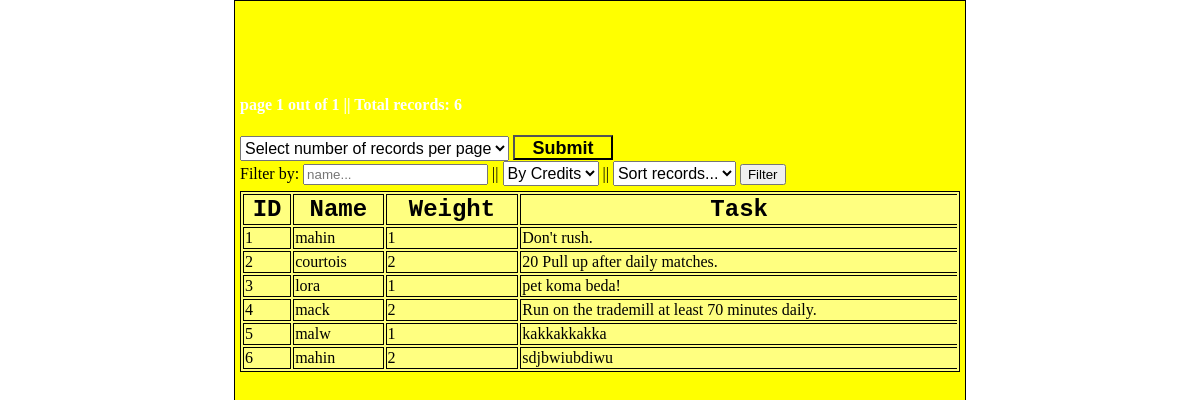
/root/Player/PlayerCoachTasks.php, run on the app's committed database.
### tables this page shows
CREATE TABLE `coachtask` (
  `id` int(10) NOT NULL,
  `name` varchar(20) NOT NULL,
  `weight` int(10) NOT NULL,
  `task` text NOT NULL
);

### root/Player/filter_helper.php (called while the page is built, shortened)
<?php
function prepareFilterQueries($filterParameters, $i, $j){
  $sql_extension = "";
  if(isset($_SESSION['all_filters'])){
    $sql = "select id, name, weight, task from coachtask
    where name like '%" .$filterParameters['c_name_filter']. "%'
    and weight = '".$filterParameters['credit_filter']."'
    order by name$sql_extension LIMIT $i, $j;";
  }elseif(isset($_SESSION['c_name_filter'])){
    $sql = "select id, name, weight, task from coachtask
    where name like '%" .$filterParameters['c_name_filter']. "%' LIMIT $i, $j;";
  }elseif(isset($_SESSION['credit_filter'])){
    $sql = "select id, name, weight, task from coachtask
    where weight = '".$filterParameters['credit_filter']."' LIMIT $i, $j;";
  }elseif(isset($_SESSION['sort_filter'])){
    $sql = "select id, name, weight, task from coachtask
    order by name$sql_extension LIMIT $i, $j;";
  }elseif(isset($_SESSION['credit_filter_sort_filter'])){
    $sql = "select id, name, weight, task from coachtask
    where weight = '".$filterParameters['credit_filter']."'
    order by name$sql_extension LIMIT $i, $j;";
  }elseif(isset($_SESSION['c_name_filter_sort_filter'])){
    $sql = "select id, name, weight, task from coachtask
    where name like '%" .$filterParameters['c_name_filter']. "%'
    order by name$sql_extension LIMIT $i, $j;";
  }elseif(isset($_SESSION['c_name_filter_credit_filter'])){
    $sql = "select id, name, weight, task from coachtask
    where name like '%" .$filterParameters['c_name_filter']. "%'
    and weight = '".$filterParameters['credit_filter']."' LIMIT $i, $j;";
  }else{
    $sql = "select id, name, weight, task from coachtask LIMIT $i, $j;";
  }
  return $sql;
}
function prepareCountFilterQueries($filterParameters){
  $sql_extension = "";
  if(isset($_SESSION['all_filters'])){
    $sqlTotalRows = "select count(*) as total_rows from coachtask
    where name like '%" .$filterParameters['c_name_filter']. "%'
    and weight = '".$filterParameters['credit_filter']."'
    order by name$sql_extension;";
  }elseif(isset($_SESSION['c_name_filter'])){
    $sqlTotalRows = "select count(*) as total_rows from coachtask
    where name like '%" .$filterParameters['c_name_filter']. "%';";
  }elseif(isset($_SESSION['credit_filter'])){
    $sqlTotalRows = "select count(*) as total_rows from coachtask
    where weight = '".$filterParameters['credit_filter']."';";
  }elseif(isset($_SESSION['sort_filter'])){
    $sqlTotalRows = "select count(*) as total_rows from coachtask order by name$sql_extension;";
  }elseif(isset($_SESSION['credit_filter_sort_filter'])){
    $sqlTotalRows = "select count(*) as total_rows from coachtask
    where wheight = '".$filterParameters['credit_filter']."'
    order by name$sql_extension;";
  }elseif(isset($_SESSION['c_name_filter_sort_filter'])){
    $sqlTotalRows = "select count(*) as total_rows from coachtask
    where name like '%" .$filterParameters['c_name_filter']. "%'
    order by name$sql_extension;";
  }elseif(isset($_SESSION['c_name_filter_credit_filter'])){
    $sqlTotalRows = "select count(*) as total_rows from coachtask
    where name like '%" .$filterParameters['c_name_filter']. "%'
    and weight = '".$filterParameters['credit_filter']."';";
  }else{
    $sqlTotalRows = "select count(*) as total_rows from coachtask;";
  }
  return $sqlTotalRows;
}
?>

### root/Player/PlayerCoachTasks.php (the view, shortened to what this page needs)
<?php
require "includes/db_connect.inc.php";
include "filter_helper.php";
$i = 0;
$j = 10;
if($_SERVER["REQUEST_METHOD"]=="GET"){
  $sql = prepareFilterQueries($_GET, $i, $j);
  $sqlTotalRows = prepareCountFilterQueries($_GET);
}else{
  session_unset();
  session_destroy();
  $sql = "select id, name, weight, task from coachtask LIMIT $i, $j;";
  $sqlTotalRows = "select count(*) as total_rows from coachtask;";
}
$result = mysqli_query($conn, $sql);
$rowCount = mysqli_fetch_assoc(mysqli_query($conn, $sqlTotalRows));
$pgNmbr = ceil($rowCount['total_rows']/$j);
?>
<html lang="en" dir="ltr">
  <head>
    <link rel="stylesheet" type="text/css" href="css/style_11.css">
  </head>
  <body>
    <div class="main_content">
      <div class="course_info">
        <h1>Coach Task</h1>
        <h4> page <?php echo (($i/$j)+1); ?> out of <?php echo $pgNmbr; ?> || Total records: <?php echo $rowCount['total_rows']; ?></h4>
        <form action="<?php echo $_SERVER['PHP_SELF']; ?>" method="GET">
          <div class="per_page_control">
            <select name="records_per_page">
              <option value="" disabled selected>Select number of records per page</option>
            </select>
            <button type="submit" name="perpg_btn" value="submit"> Submit </button>
          </div>
          <div class="filtering_parameters">
            <label>Filter by:</label>
            <input type="text" name="c_name_filter" placeholder="name..." value="<?php if(isset($_GET['c_name_filter'])) echo $_GET['c_name_filter']; ?>"> ||
            <select name="credit_filter">
              <option value="" disabled selected>By Credits</option>
            </select>
            ||
            <select name="sort_filter">
              <option value="" disabled selected>Sort records...</option>
            </select>
            <button type="submit" name="filter_btn" value="submit"> Filter </button>
          </div>
          <table border="1">
            <thead>
              <tr>
                <th>ID</th>
                <th>Name</th>
                <th>Weight</th>
                <th>Task</th>
              </tr>
            </thead>
            <tbody>
              <?php while($row = mysqli_fetch_assoc($result)){ ?>
                <tr>
                  <td><?php echo $row['id']; ?></td>
                  <td><?php echo $row['name']; ?></td>
                  <td><?php echo $row['weight']; ?></td>
                  <td><?php echo $row['task']; ?></td>
                </tr>
              <?php } ?>
            </tbody>
          </table>
        </form>
      </div>
    </div>
  </body>
</html>

### root/Player/css/style_11.css (style rules this page uses)
html, body { height: 100%; background-color: aua; margin: 0px; }
.main_content { min-height: 100%; margin: 0px auto; border: 1px solid black; width: 60%; background-color: yellow; padding: 5px; }
.course_info select { height: 25px; font-size: 16px; }
.course_info h1 { font-family: consolas; color: yellow; font-size: 36px; text-align: center; }
.course_info h4 { font-size: 16px; color: white; text-align: inherit; }
.course_info table { width: 100%; border: 1px solid black; margin: 0px auto; background-color: rgb(255,255,255,0.5); margin-top: 5px; }
.course_info td, .course_info th { border-bottom: 1px solid black; border-right: 1px solid black; }
.course_info th { font-size: 24px; font-family: monospace; }
.course_info td:last-child, .course_info th:last-child { border-right: none; }
.pagination_btns button[name="pg_btn"], .course_info button[name="perpg_btn"] { height: 25px; width: 50px; font-weight: bold; background-color: yellow; font-size: 18px; }
.course_info button[name="perpg_btn"] { width: 100px; }

### data on the page
coachtask: id "1", name "mahin", weight "1", task "Don't rush."
coachtask: id "2", name "courtois", weight "2", task "20 Pull up after daily matches."
coachtask: id "3", name "lora", weight "1", task "pet koma beda!"
coachtask: id "4", name "mack", weight "2", task "Run on the trademill at least 70 minutes daily."
coachtask: id "5", name "malw", weight "1", task "kakkakkakka"
coachtask: id "6", name "mahin", weight "2", task "sdjbwiubdiwu"

### other printed values
$pgNmbr "1"
$rowCount['total_rows'] "6"
